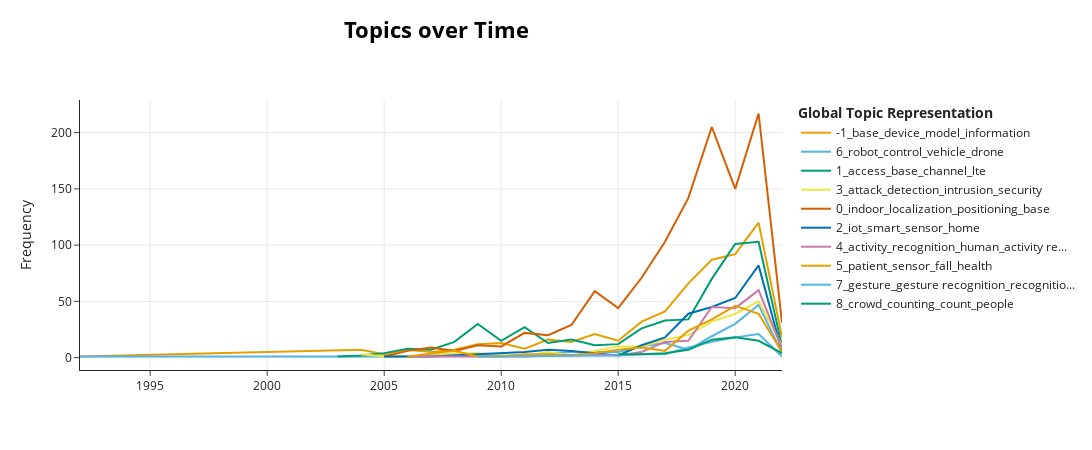

The notebook cell this image was saved under:
### Code cell
topics_over_time = topic_model.topics_over_time(df['text'], topics, df['Year'])

topic_model.visualize_topics_over_time(topics_over_time)

### Figure 1 — Plotly figure (JSON) as saved in the notebook; plotly's stock layout.template omitted (floating-point values rounded to 4 significant figures)
{"data": [{"hoverinfo": "text", "hovertext": ["<b>Topic -1</b><br>Words: projection pursuit, pursuit, projection, function, smooth function", "<b>Topic -1</b><br>Words: coffee, service, campus, device, system", "<b>Topic -1</b><br>Words: synthesis, inductor, circuit, filter, liquid", "<b>Topic -1</b><br>Words: mm, mm mm, antenna, mm mm mm, mobile", "<b>Topic -1</b><br>Words: image, power, energy, speech, information", "<b>Topic -1</b><br>Words: vehicular, car, agent, domain, cabernet", "<b>Topic -1</b><br>Words: communication, service, application, bim, information", "<b>Topic -1</b><br>Words: communication, mobile, zigbee, application, base", "<b>Topic -1</b><br>Words: traffic, point, model, present, link", "<b>Topic -1</b><br>Words: application, power, smart, mobile, device", "<b>Topic -1</b><br>Words: antenna, device, link, point, pattern", "<b>Topic -1</b><br>Words: communication, application, base, device, model", "<b>Topic -1</b><br>Words: traffic, communication, device, application, antenna", "<b>Topic -1</b><br>Words: base, device, communication, model, mobile", "<b>Topic -1</b><br>Words: device, base, energy, communication, application", "<b>Topic -1</b><br>Words: base, model, communication, occupancy, device", "<b>Topic -1</b><br>Words: base, user, model, device, information", "<b>Topic -1</b><br>Words: base, model, device, information, signal", "<b>Topic -1</b><br>Words: base, model, device, information, time", "<b>Topic -1</b><br>Words: base, model, occupancy, csi, user"], "marker": {"color": "#E69F00"}, "mode": "lines", "name": "-1_base_device_model_information", "type": "scatter", "x": [1992, 2004, 2005, 2006, 2007, 2008, 2009, 2010, 2011, 2012, 2013, 2014, 2015, 2016, 2017, 2018, 2019, 2020, 2021, 2022], "y": [1, 7, 3, 7, 5, 7, 12, 13, 8, 16, 14, 21, 15, 32, 41, 66, 87, 92, 120, 18]}, {"hoverinfo": "text", "hovertext": ["<b>Topic 6</b><br>Words: structural, automaton, cellular automaton, category, cellular", "<b>Topic 6</b><br>Words: agent, snn, spike, fpga, spike neural", "<b>Topic 6</b><br>Words: roomba, linux, sensor, board, intelligent sensor", "<b>Topic 6</b><br>Words: weather, traffic, project, road, smart server", "<b>Topic 6</b><br>Words: electronic card, planner9, robot, electronic, card", "<b>Topic 6</b><br>Words: vehicle, traffic sign, traffic, sign, recognition", "<b>Topic 6</b><br>Words: layer, traffic, user, rdfs, monitoring layer", "<b>Topic 6</b><br>Words: robot, control, estimation, humanoid robot, humanoid", "<b>Topic 6</b><br>Words: robot, traffic, information, driver, platform", "<b>Topic 6</b><br>Words: nat, robot, control, transportation, delay", "<b>Topic 6</b><br>Words: platform, robot, toll, control, mobile", "<b>Topic 6</b><br>Words: robot, control, vehicle, sensor, drone", "<b>Topic 6</b><br>Words: robot, vehicle, traffic, volume, time", "<b>Topic 6</b><br>Words: robot, vehicle, control, road, detection", "<b>Topic 6</b><br>Words: uav, drone, control, vehicle, passenger", "<b>Topic 6</b><br>Words: robot, control, uav, vehicle, traffic", "<b>Topic 6</b><br>Words: robot, drone, control, vehicle, uav", "<b>Topic 6</b><br>Words: drone, control, vehicle, traffic, detection"], "marker": {"color": "#56B4E9"}, "mode": "lines", "name": "6_robot_control_vehicle_drone", "type": "scatter", "x": [1992, 2006, 2007, 2008, 2009, 2010, 2011, 2012, 2013, 2014, 2015, 2016, 2017, 2018, 2019, 2020, 2021, 2022], "y": [1, 1, 2, 2, 2, 3, 1, 3, 5, 5, 5, 10, 13, 7, 19, 30, 47, 4]}, {"hoverinfo": "text", "hovertext": ["<b>Topic 1</b><br>Words: mechanism, problem, mechanism design, online, design", "<b>Topic 1</b><br>Words: cr, wimax, broadband, access, radio", "<b>Topic 1</b><br>Words: standard, service, 802, home, cellular", "<b>Topic 1</b><br>Words: mobile, cellular, user, hop, fix", "<b>Topic 1</b><br>Words: access, peer, protocol, cosmos, provide", "<b>Topic 1</b><br>Words: handoff, cellular, vertical, protocol, vertical handoff", "<b>Topic 1</b><br>Words: cellular, access, service, mobile, wimax", "<b>Topic 1</b><br>Words: access, scheme, radio, cellular, service", "<b>Topic 1</b><br>Words: access, cellular, traffic, mobile, service", "<b>Topic 1</b><br>Words: spectrum, handoff, mobile, code, channel", "<b>Topic 1</b><br>Words: interference, user, content, access, base", "<b>Topic 1</b><br>Words: mobile, lte, application, link, communication", "<b>Topic 1</b><br>Words: lte, base, protocol, model, channel", "<b>Topic 1</b><br>Words: channel, base, mobile, access, handover", "<b>Topic 1</b><br>Words: access, mobile, lte, user, channel", "<b>Topic 1</b><br>Words: lte, spectrum, access, base, unlicensed", "<b>Topic 1</b><br>Words: lte, channel, access, base, user", "<b>Topic 1</b><br>Words: lte, channel, base, access, spectrum", "<b>Topic 1</b><br>Words: spectrum, base, 802, access, channel", "<b>Topic 1</b><br>Words: spectrum, base, time, device, radio"], "marker": {"color": "#009E73"}, "mode": "lines", "name": "1_access_base_channel_lte", "type": "scatter", "x": [2003, 2004, 2005, 2006, 2007, 2008, 2009, 2010, 2011, 2012, 2013, 2014, 2015, 2016, 2017, 2018, 2019, 2020, 2021, 2022], "y": [1, 2, 4, 8, 7, 14, 30, 15, 27, 13, 16, 11, 12, 26, 33, 34, 70, 101, 103, 10]}, {"hoverinfo": "text", "hovertext": ["<b>Topic 3</b><br>Words: security, spam, cocktail, client, captive portal", "<b>Topic 3</b><br>Words: intrusion, intrusion detection, detection, intrusion detection approach, clustering", "<b>Topic 3</b><br>Words: detection, programming base, genetic programming base, rate, link layer attack", "<b>Topic 3</b><br>Words: attack, detection, gp base, security, snort", "<b>Topic 3</b><br>Words: botnet, key, key distribution, flow, quantum", "<b>Topic 3</b><br>Words: security, geofencing, model, security control, anonymity", "<b>Topic 3</b><br>Words: authentication, authentication method, eap, method, layer authentication method", "<b>Topic 3</b><br>Words: security, wps, storage, device, outsourcing", "<b>Topic 3</b><br>Words: attacker, attack, determine number attacker, number attacker, determine number", "<b>Topic 3</b><br>Words: authentication, communication, user, attack, user authentication", "<b>Topic 3</b><br>Words: attack, rc4, security, detection, user", "<b>Topic 3</b><br>Words: attack, intrusion, detection, do, do attack", "<b>Topic 3</b><br>Words: attack, detection, feature, security, intrusion", "<b>Topic 3</b><br>Words: attack, detection, user, authentication, security", "<b>Topic 3</b><br>Words: attack, detection, intrusion, security, device", "<b>Topic 3</b><br>Words: attack, detection, intrusion, device, security", "<b>Topic 3</b><br>Words: attack, detection, intrusion, intrusion detection, security", "<b>Topic 3</b><br>Words: attack, detection, authentication, intrusion, device"], "marker": {"color": "#F0E442"}, "mode": "lines", "name": "3_attack_detection_intrusion_security", "type": "scatter", "x": [2004, 2005, 2006, 2008, 2009, 2010, 2011, 2012, 2013, 2014, 2015, 2016, 2017, 2018, 2019, 2020, 2021, 2022], "y": [3, 1, 1, 4, 4, 3, 1, 5, 2, 6, 10, 10, 16, 20, 32, 39, 50, 11]}, {"hoverinfo": "text", "hovertext": ["<b>Topic 0</b><br>Words: footprint, rf footprint, location, case base, rf", "<b>Topic 0</b><br>Words: location, mobile, predictor, base, indoor", "<b>Topic 0</b><br>Words: location, bayesian, neural, localization, mobile", "<b>Topic 0</b><br>Words: localization, indoor, transfer, location, environment", "<b>Topic 0</b><br>Words: location, indoor, positioning, base, gps", "<b>Topic 0</b><br>Words: indoor, location, base, localization, positioning", "<b>Topic 0</b><br>Words: indoor, location, localization, base, positioning", "<b>Topic 0</b><br>Words: indoor, localization, location, base, positioning", "<b>Topic 0</b><br>Words: indoor, positioning, localization, base, location", "<b>Topic 0</b><br>Words: localization, indoor, location, algorithm, base", "<b>Topic 0</b><br>Words: indoor, localization, positioning, base, fingerprint", "<b>Topic 0</b><br>Words: indoor, localization, positioning, base, fingerprint", "<b>Topic 0</b><br>Words: indoor, localization, positioning, base, location", "<b>Topic 0</b><br>Words: indoor, localization, positioning, base, fingerprint", "<b>Topic 0</b><br>Words: indoor, localization, positioning, base, fingerprint", "<b>Topic 0</b><br>Words: indoor, localization, positioning, fingerprint, base", "<b>Topic 0</b><br>Words: indoor, localization, positioning, base, fingerprint", "<b>Topic 0</b><br>Words: indoor, localization, positioning, fingerprint, base"], "marker": {"color": "#D55E00"}, "mode": "lines", "name": "0_indoor_localization_positioning_base", "type": "scatter", "x": [2005, 2006, 2007, 2008, 2009, 2010, 2011, 2012, 2013, 2014, 2015, 2016, 2017, 2018, 2019, 2020, 2021, 2022], "y": [1, 6, 9, 6, 11, 10, 22, 20, 29, 59, 44, 71, 103, 142, 205, 150, 217, 31]}, {"hoverinfo": "text", "hovertext": ["<b>Topic 2</b><br>Words: gas, air quality, gas concentration, air, air quality monitoring", "<b>Topic 2</b><br>Words: pda, air, air quality, quality, voltage", "<b>Topic 2</b><br>Words: growth industry, high defination, multimedia interface, defination, industry", "<b>Topic 2</b><br>Words: sensor, smart, monitoring, smart grid, grid", "<b>Topic 2</b><br>Words: home, smart, smart home, monitoring, microgrid", "<b>Topic 2</b><br>Words: device, communication, home, wheat, iaq", "<b>Topic 2</b><br>Words: planthopper, rice, rice planthopper, technology, android", "<b>Topic 2</b><br>Words: exposure, food, individual, momentary location, location", "<b>Topic 2</b><br>Words: home, sensor, smart, automation, monitoring", "<b>Topic 2</b><br>Words: sensor, soil, smart, iot, control", "<b>Topic 2</b><br>Words: smart, sensor, iot, home, cloud", "<b>Topic 2</b><br>Words: iot, sensor, smart, internet, technology", "<b>Topic 2</b><br>Words: iot, sensor, smart, home, water", "<b>Topic 2</b><br>Words: iot, smart, sensor, internet, thing", "<b>Topic 2</b><br>Words: iot, smart, internet, thing, internet thing"], "marker": {"color": "#0072B2"}, "mode": "lines", "name": "2_iot_smart_sensor_home", "type": "scatter", "x": [2005, 2006, 2007, 2011, 2012, 2013, 2014, 2015, 2016, 2017, 2018, 2019, 2020, 2021, 2022], "y": [1, 1, 1, 5, 7, 6, 4, 2, 11, 18, 39, 45, 53, 82, 5]}, {"hoverinfo": "text", "hovertext": ["<b>Topic 4</b><br>Words: activity, human, recognition, activity recognition, action step", "<b>Topic 4</b><br>Words: forget, human inspire, actsimple, forgetting, robotic", "<b>Topic 4</b><br>Words: recognition, activity, posture, activity recognition, posture recognition", "<b>Topic 4</b><br>Words: user, recognition, model, activity, activity recognition", "<b>Topic 4</b><br>Words: activity, recognition, activity recognition, csi, human", "<b>Topic 4</b><br>Words: activity, action, recognition, user activity, activity recognition", "<b>Topic 4</b><br>Words: human, activity, recognition, csi, activity recognition", "<b>Topic 4</b><br>Words: activity, human, recognition, activity recognition, human activity", "<b>Topic 4</b><br>Words: activity, recognition, human, activity recognition, human activity", "<b>Topic 4</b><br>Words: activity, human, recognition, activity recognition, human activity", "<b>Topic 4</b><br>Words: activity, recognition, human, activity recognition, human activity", "<b>Topic 4</b><br>Words: activity, recognition, human, activity recognition, human activity", "<b>Topic 4</b><br>Words: activity, recognition, human, activity recognition, human activity"], "marker": {"color": "#CC79A7"}, "mode": "lines", "name": "4_activity_recognition_human_activity re...", "type": "scatter", "x": [2006, 2009, 2010, 2011, 2014, 2015, 2016, 2017, 2018, 2019, 2020, 2021, 2022], "y": [1, 1, 1, 1, 3, 2, 5, 14, 15, 45, 44, 60, 8]}, {"hoverinfo": "text", "hovertext": ["<b>Topic 5</b><br>Words: cardiac, rehabilitation, cardiac rehabilitation, patient, program", "<b>Topic 5</b><br>Words: mobile equipment, equipment, server, mobile, deal", "<b>Topic 5</b><br>Words: ehrs, consult room, consult, hospital, consult room hospital", "<b>Topic 5</b><br>Words: patient, insulin, diabetes, smartdiab, glucose", "<b>Topic 5</b><br>Words: rabbit, trial, ear, sensor, daily", "<b>Topic 5</b><br>Words: fall, patient, monitoring, device, nfc", "<b>Topic 5</b><br>Words: concentration, concentration change, fall, change, water concentration", "<b>Topic 5</b><br>Words: patient, care, hospital, sensor, fall", "<b>Topic 5</b><br>Words: stress, sensoring, smartphone, elderly, olfactory", "<b>Topic 5</b><br>Words: sensor, smart, patient, home, base", "<b>Topic 5</b><br>Words: cry, health, patient, child, spectrometer", "<b>Topic 5</b><br>Words: fall, sensor, patient, detection, monitoring", "<b>Topic 5</b><br>Words: patient, sensor, ecg, fall, health", "<b>Topic 5</b><br>Words: health, patient, fall, sensor, base", "<b>Topic 5</b><br>Words: patient, sensor, base, fall, monitoring", "<b>Topic 5</b><br>Words: patient, covid, covid 19, 19, fall"], "marker": {"color": "#E69F00"}, "mode": "lines", "name": "5_patient_sensor_fall_health", "type": "scatter", "x": [2006, 2008, 2009, 2010, 2011, 2012, 2013, 2014, 2015, 2016, 2017, 2018, 2019, 2020, 2021, 2022], "y": [1, 6, 1, 1, 3, 3, 2, 4, 7, 9, 6, 24, 34, 46, 39, 5]}, {"hoverinfo": "text", "hovertext": ["<b>Topic 7</b><br>Words: gesture, condition, point gesture, static condition, dynamic condition", "<b>Topic 7</b><br>Words: gesture, gesture recognition, recognition, signal, dynamic gesture recognition", "<b>Topic 7</b><br>Words: gesture, gesture recognition, recognition, domain, vertical bar", "<b>Topic 7</b><br>Words: gesture, recognition, sign language, language, sign", "<b>Topic 7</b><br>Words: gesture, gesture recognition, recognition, finger, domain", "<b>Topic 7</b><br>Words: gesture, gesture recognition, recognition, domain, signal", "<b>Topic 7</b><br>Words: gesture, recognition, gesture recognition, device, domain", "<b>Topic 7</b><br>Words: gesture, recognition, gesture recognition, domain, base", "<b>Topic 7</b><br>Words: gesture, gesture recognition, recognition, wihf, recognition user"], "marker": {"color": "#56B4E9"}, "mode": "lines", "name": "7_gesture_gesture recognition_recognitio...", "type": "scatter", "x": [2009, 2015, 2016, 2017, 2018, 2019, 2020, 2021, 2022], "y": [1, 2, 3, 3, 9, 14, 18, 21, 1]}, {"hoverinfo": "text", "hovertext": ["<b>Topic 8</b><br>Words: people, counter, count, base, people count", "<b>Topic 8</b><br>Words: wfid, crowd, people, device, number", "<b>Topic 8</b><br>Words: crowd, count, people, feature, deep", "<b>Topic 8</b><br>Words: crowd, people, counting, signal, count", "<b>Topic 8</b><br>Words: crowd, counting, count, human, people", "<b>Topic 8</b><br>Words: crowd, count, people, counting, detection", "<b>Topic 8</b><br>Words: crowd, counting, csi, count, people", "<b>Topic 8</b><br>Words: crowd, counting, crowd counting, count, people"], "marker": {"color": "#009E73"}, "mode": "lines", "name": "8_crowd_counting_count_people", "type": "scatter", "x": [2015, 2016, 2017, 2018, 2019, 2020, 2021, 2022], "y": [3, 3, 4, 7, 16, 18, 15, 4]}], "layout": {"height": 450, "hoverlabel": {"bgcolor": "white", "font": {"family": "Rockwell", "size": 16}}, "legend": {"title": {"text": "<b>Global Topic Representation"}}, "title": {"font": {"color": "Black", "size": 22}, "text": "<b>Topics over Time", "x": 0.4, "xanchor": "center", "y": 0.95, "yanchor": "top"}, "width": 1250, "xaxis": {"showgrid": true}, "yaxis": {"showgrid": true, "title": {"text": "Frequency"}}}}
